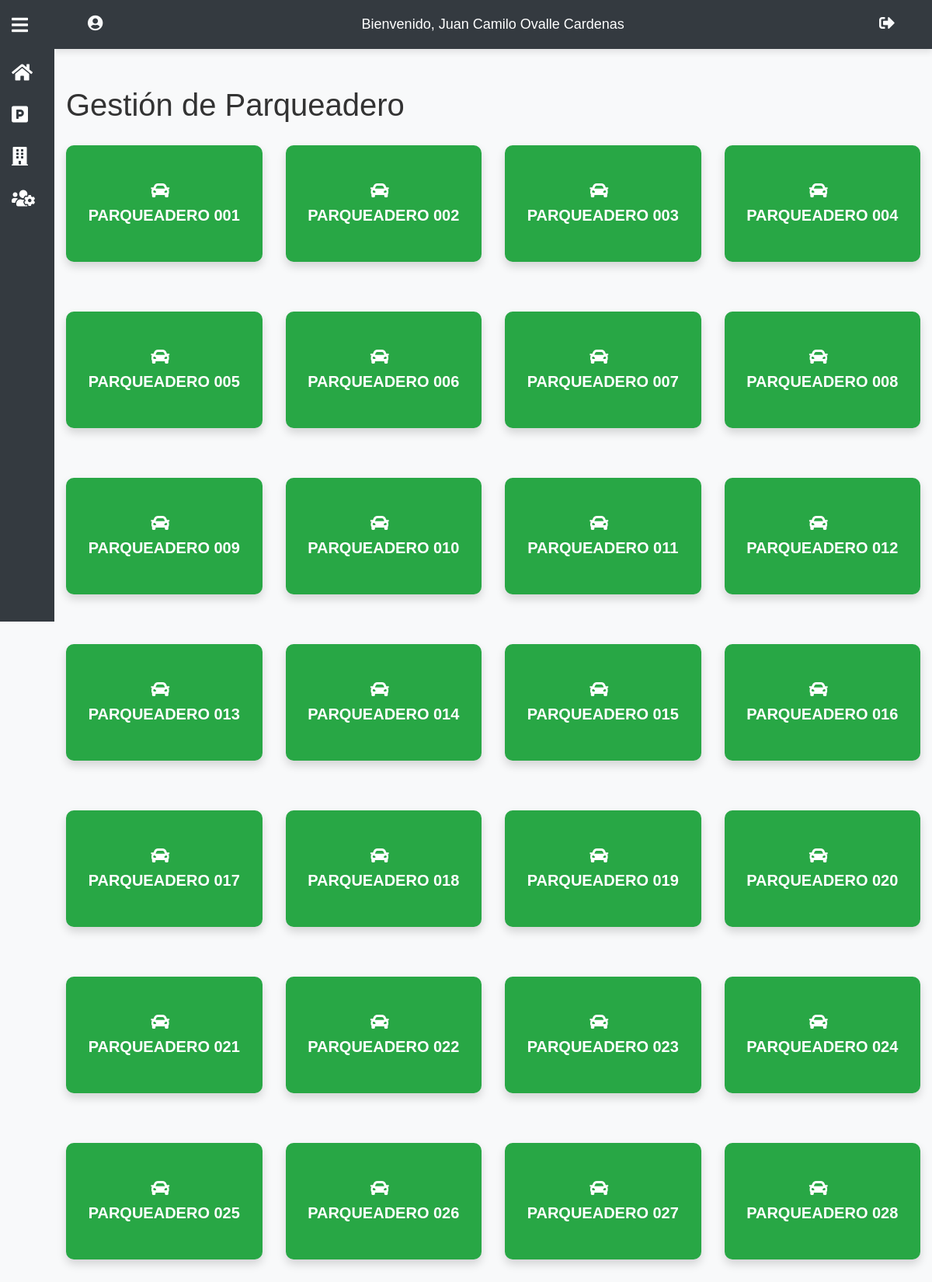
The app's page /app/views/parqueaderos/gestion.php (signed in, upper part) with its own data.
### tables this page shows
CREATE TABLE tb_parqueaderos (
    id INT AUTO_INCREMENT PRIMARY KEY,
    numero_parqueadero VARCHAR(10) NOT NULL,
    nombre_parqueadero VARCHAR(100) NOT NULL,
    estado VARCHAR(50) DEFAULT NULL
);

### app/views/parqueaderos/gestion.php (the view, shortened to what this page needs)
<?php
require_once __DIR__ . '/../../../config/database.php';
$query = "SELECT * FROM tb_parqueaderos";
$result = $conn->query($query);
$parqueaderos = $result->fetch_all(MYSQLI_ASSOC);
?>
<!DOCTYPE html>
<html lang="es">
<head>
    <link rel="stylesheet" href="https://maxcdn.bootstrapcdn.com/bootstrap/4.5.2/css/bootstrap.min.css">
    <link rel="stylesheet" href="https://cdnjs.cloudflare.com/ajax/libs/font-awesome/5.15.1/css/all.min.css">
    <link rel="stylesheet" href="/PROYECTO_APCR3.0/public/css/styles.css">
</head>
<body>
    <?php require_once __DIR__ . '/../partials/sidebar.php'; ?>
    <div id="content">
        <?php require_once __DIR__ . '/../partials/navbar.php'; ?>
            <div class="container mt-5">
            <h1>Gestión de Parqueadero</h1>
        <div class="row">
        <?php foreach ($parqueaderos as $parqueadero):
        $claseEstado = '';
        switch ($parqueadero['estado']) {
            default:
                $claseEstado = 'libre';
                break;
        }
    ?>
        <div class="col-md-3 mb-4">
            <button class="btn parking-button <?= $claseEstado ?>" data-toggle="modal" data-target="#modalParqueadero"
                data-id="<?= $parqueadero['id']; ?>"
                data-numero="<?= $parqueadero['numero_parqueadero']; ?>"
                data-nombre="<?= $parqueadero['nombre_parqueadero']; ?>">
                <i class="fas fa-car"></i> Parqueadero <?= $parqueadero['numero_parqueadero']; ?>
            </button>
        </div>
    <?php endforeach; ?>
</div>
</body>
</html>

### public/css/styles.css (style rules this page uses)
#content { margin-left: 70px; transition: margin-left 0.3s ease; }
.parking-button { display: flex; align-items: center; justify-content: center; flex-direction: column; width: 200px; height: 150px; font-size: 18px; text-align: center; color: white; border-radius: 10px; margin: 20px auto; transition: background-color 0.3s, transform 0.2s; box-shadow: 0 4px 10px rgba(0, 0, 0, 0.1); text-decoration: none; }
.parking-button i { font-size: 40px; margin-bottom: 10px; color: white; }
.parking-button i { font-size: 30px; margin-bottom: 5px; }
.parking-button.libre { background-color: #28a745; }
* { margin: 0; padding: 0; box-sizing: border-box; }
body { font-family: 'Arial', sans-serif; background-color: #f5f5f5; color: #333; }
.parking-button { display: flex; justify-content: center; align-items: center; width: 100%; padding: 20px; margin-bottom: 20px; font-size: 20px; font-weight: bold; text-transform: uppercase; border-radius: 10px; text-align: center; color: white; box-shadow: 0 6px 12px rgba(0, 0, 0, 0.15); transition: transform 0.3s ease, box-shadow 0.3s ease; }
.parking-button i { margin-right: 10px; font-size: 24px; }
body { background-color: #f8f9fa; }

### records on screen
tb_parqueaderos: numero_parqueadero "001"
tb_parqueaderos: numero_parqueadero "002"
tb_parqueaderos: numero_parqueadero "003"
tb_parqueaderos: numero_parqueadero "004"
tb_parqueaderos: numero_parqueadero "005"
tb_parqueaderos: numero_parqueadero "006"
tb_parqueaderos: numero_parqueadero "007"
tb_parqueaderos: numero_parqueadero "008"
tb_parqueaderos: numero_parqueadero "009"
tb_parqueaderos: numero_parqueadero "010"
tb_parqueaderos: numero_parqueadero "011"
tb_parqueaderos: numero_parqueadero "012"
tb_parqueaderos: numero_parqueadero "013"
tb_parqueaderos: numero_parqueadero "014"
tb_parqueaderos: numero_parqueadero "015"
tb_parqueaderos: numero_parqueadero "016"
tb_parqueaderos: numero_parqueadero "017"
tb_parqueaderos: numero_parqueadero "018"
tb_parqueaderos: numero_parqueadero "019"
tb_parqueaderos: numero_parqueadero "020"
tb_parqueaderos: numero_parqueadero "021"
tb_parqueaderos: numero_parqueadero "022"
tb_parqueaderos: numero_parqueadero "023"
tb_parqueaderos: numero_parqueadero "024"
tb_parqueaderos: numero_parqueadero "025"
tb_parqueaderos: numero_parqueadero "026"
tb_parqueaderos: numero_parqueadero "027"
tb_parqueaderos: numero_parqueadero "028"

### other values on screen
$_SESSION['usuario'] "Juan Camilo Ovalle Cardenas"
